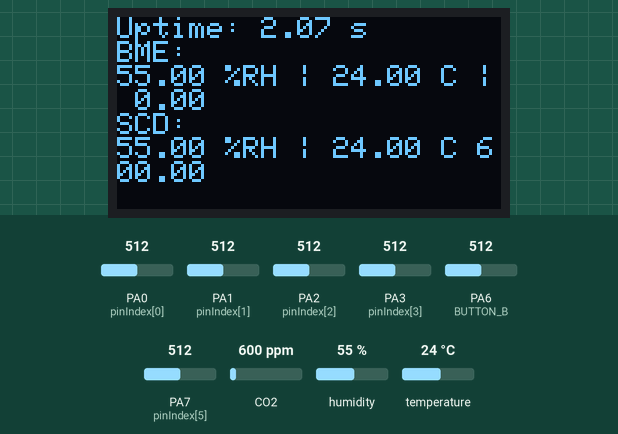
Recording of a sketch running on a simulated STM32 Blue Pill. Parts: 128×64 one-colour display. The inputs (shaded band) are chosen by the test bench; at power-on: CO2 600 ppm, humidity 55 %, temperature 24 °C, PA0 (pinIndex[0]) = 512, PA1 (pinIndex[1]) = 512, PA2 (pinIndex[2]) = 512, PA3 (pinIndex[3]) = 512, PA6 (BUTTON_B) = 512, PA7 (pinIndex[5]) = 512 (analog values on the 0–1023 scale). The display library's start-up logo is not drawn; what the sketch prints to the serial monitor is not drawn.

Above: at 2.6 s.
2.7 s: CO2 set to 452 ppm
At 3.6 s:
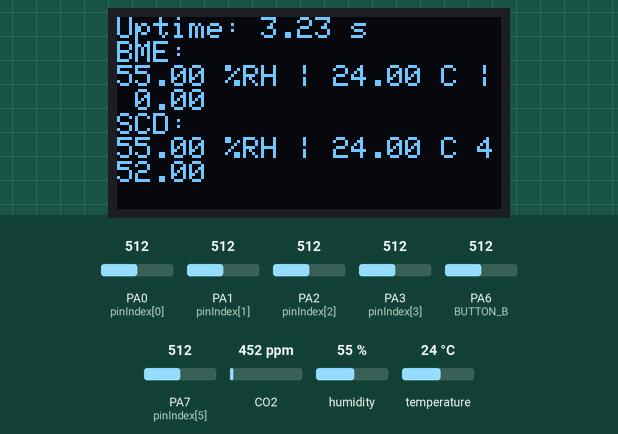
5.9 s: humidity set to 22 %
At 7.0 s:
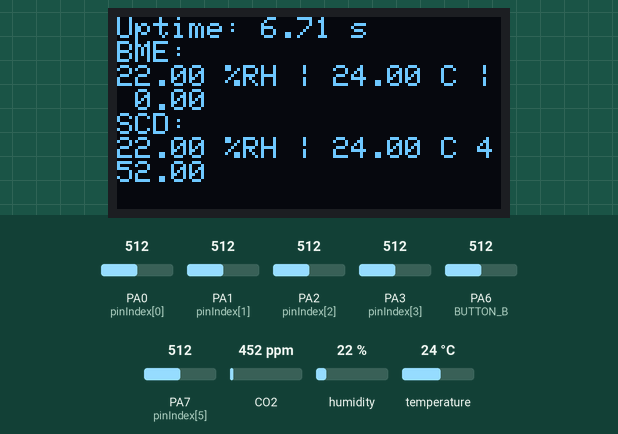
9.4 s: temperature set to 12 °C
At 11.1 s:
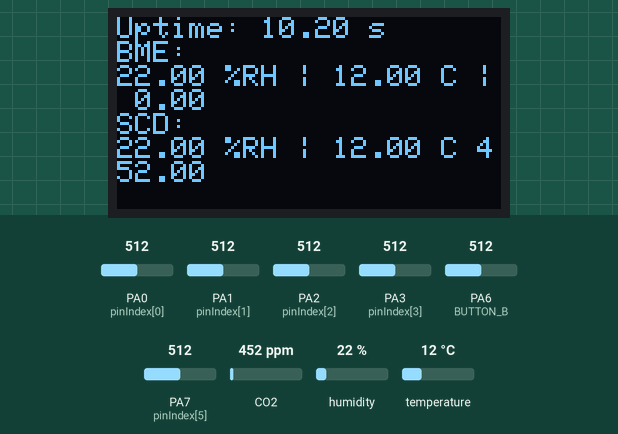
12.8 s: CO2 set to 1050 ppm
At 14.6 s:
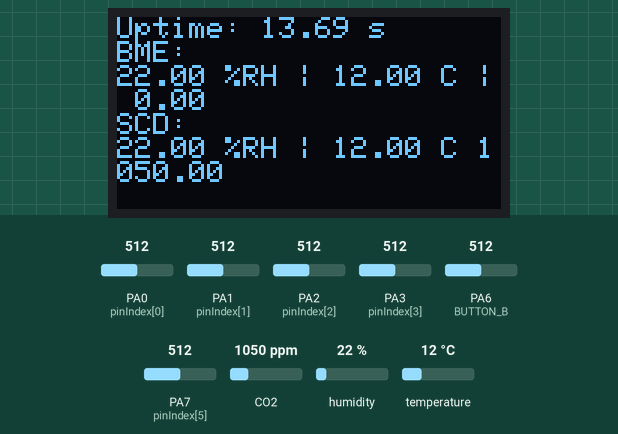
16.3 s: humidity set to 40 %
At 18.1 s:
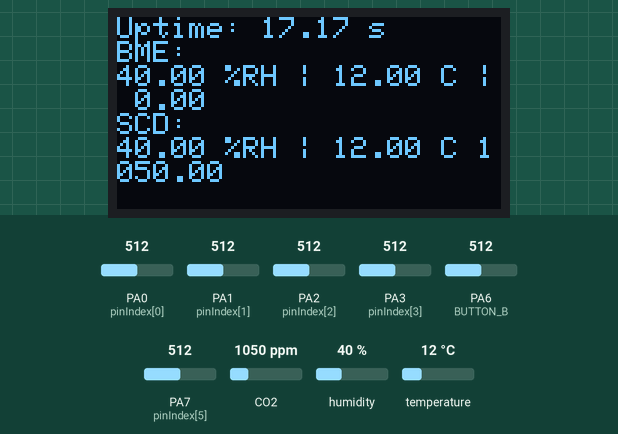
Timing chart, 0 to 19.6 s (numbered marks = the images above; inputs shaded):
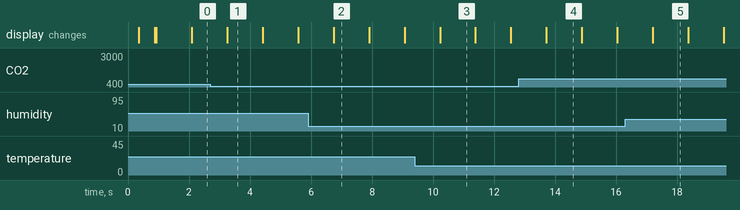

Measured:
- what the display in image 1 shows lasts 1.1 s, from 3.3 s to 4.4 s

The sketch:

arduinoBME688_Oled.ino
```cpp
/*
  Isaac Zakaria
  Gordon Guo
  1 November 2021
  Rev: 3 February 2022
  Board: Adafruit Feather Adalogger M0

  Monitor voltages from pins A0, A1, A2, A3, A6, A7 with moving-average filter
  Monitor BME688 RH, temperature, and VOC sensor resistance
  Monitor SCD30 RH, temperature, and NDIR CO2 concentration
  [Pins A4 (SDA), A5 (SCL) are skipped when reading voltages]
*/

/*
   LIBRARIES
*/

#include <Wire.h>
#include <SPI.h>

// Adafruit Bosch BME RH and T sensor (also senses P, but not used here)
#include <Adafruit_Sensor.h>
#include "Adafruit_BME680.h"

// Adafruit Sensirion SCD-30 NDIR CO2, RH, and T sensor
#include <Adafruit_SCD30.h>

// OLED
#include <Adafruit_GFX.h>
#include <Adafruit_SH110X.h>

/*
   USER-SPECIFIED PARAMETERS
*/

// Baud rate
#define baudRate 115200

// Delay time between e-nose measurements (ms)
#define delayTime 5

/*
   ADAFRUIT FEATHERWING 64x128 OLED SETUP
*/

// 64x128 OLED FeatherWing
Adafruit_SH1107 display = Adafruit_SH1107(64, 128, &Wire);

// OLED FeatherWing buttons map to different pins depending on board:
#if defined(ESP8266)
#define BUTTON_A 0
#define BUTTON_B 16
#define BUTTON_C 2
#elif defined(ESP32) && !defined(ARDUINO_ADAFRUIT_FEATHER_ESP32S2)
#define BUTTON_A 15
#define BUTTON_B 32
#define BUTTON_C 14
#elif defined(ARDUINO_STM32_FEATHER)
#define BUTTON_A PA15
#define BUTTON_B PC7
#define BUTTON_C PC5
#elif defined(TEENSYDUINO)
#define BUTTON_A 4
#define BUTTON_B 3
#define BUTTON_C 8
#elif defined(ARDUINO_NRF52832_FEATHER)
#define BUTTON_A 31
#define BUTTON_B 30
#define BUTTON_C 27
#else // 32u4, M0, M4, nrf52840, esp32-s2 and 328p
#define BUTTON_A 9
#define BUTTON_B 6
#define BUTTON_C 5
#endif

/*
   ADAFRUIT SENSOR SETUP
*/

#define BME_SCK 13
#define BME_MISO 12
#define BME_MOSI 11
#define BME_CS 10

// Initialize sensors over I2C
Adafruit_SCD30 scd30;
Adafruit_BME680 bme;


float bmeRh;
float bmeTemp;
float bmeVoc;
float scdRh;
float scdTemp;
float scdCO2;

bool bmeFlag;
bool scdFlag;

//unsigned long delayTime;

// Figaro sensor readout with moving-average filter

#define windowSize 100

#define denominator 10000

#define len 199

// Array to hold raw analog pin readout
int analogOut[len][8];
// Array to hold voltages
float vOut[8];
// Conversion factor from bits to mV
float conversion = 3300.0 / 4095.0;
// Loop index for moving-average filter
int i = 0;
// Array of analog pin indices
int pinIndex[6] = {0, 1, 2, 3, 6, 7};

unsigned long timeOfEst = 0;

int weights[len];

void setup()
{

  Serial.begin(baudRate);
  while (!Serial)
    ; // Wait for serial connection to begin taking readings

  // Initialize OLED
  display.begin(0x3C, true); // Address 0x3C default
  display.display();         // Show image buffer
  delay(250);

  // Clear the buffer.
  display.clearDisplay();
  display.display();

  display.setRotation(1);

  // Set button functions for debug purposes
  pinMode(BUTTON_A, INPUT_PULLUP);
  pinMode(BUTTON_B, INPUT_PULLUP);
  pinMode(BUTTON_C, INPUT_PULLUP);

  // Initial text display settings
  display.setTextSize(1);
  display.setTextColor(SH110X_WHITE);
  display.setCursor(0, 0);

  display.println("PROPERTY OF\n MABOUDIAN LAB >:D");
  display.display();
  delay(500);

  display.clearDisplay();
  display.display();
  display.println("Checking for sensors");
  display.display();

  bmeFlag = bme.begin();
  scdFlag = scd30.begin();

  // Check for BME680
  if (!bmeFlag)
  {
    Serial.println("No BME680 sensor found!");
    display.println("No BME680 found :(");
  }
  else
  {
    display.println("BME680 found! :)");
    // Set up oversampling and filter initialization
    bme.setTemperatureOversampling(BME680_OS_8X);
    bme.setHumidityOversampling(BME680_OS_2X);
    bme.setPressureOversampling(BME680_OS_4X);
    bme.setIIRFilterSize(BME680_FILTER_SIZE_3);
    bme.setGasHeater(320, 150); // 320*C for 150 ms
  }
  // Check for SCD-30
  if (!scdFlag)
  {
    Serial.println("No SCD-30 sensor found!");
    display.println("No SCD-30 found :(");
  }
  else
  {
    display.println("SCD-30 found! :)");
  }
  display.display();
  if (!bmeFlag || !scdFlag)
  {
    while (1)
      ;
  }

  analogReadResolution(12); // 12-bit ADC

  for (int i = 0; i < windowSize; i++)
  {
    weights[i] = i + 1;
    weights[len - 1 - i] = i + 1;
  }
}

void loop()
{
  //OLED buttons for debug purposes
  //  if(!digitalRead(BUTTON_A)) display.print("A");
  //  if(!digitalRead(BUTTON_B)) display.print("B");
  //  if(!digitalRead(BUTTON_C)) display.print("C");

  if (i == (len - 1))
  {
    Serial.println("x");
  }

  for (int j = 0; j < 6; j++)
  {
    analogOut[i][j] = analogRead(pinIndex[j]); // read new analog values and overwrite old value outside of windowSize
    vOut[j] += weights[i] * analogOut[i][j];   // update moving-average filter sum

    if (i == (len - 1))
    { // output sensor voltages after every windowSize readings

      vOut[j] = (vOut[j] / denominator) * conversion;
      Serial.print(pinIndex[j]);
      Serial.print("  ");
      Serial.println(vOut[j]);
      vOut[j] = 0;
    }
  }

  if (i == (len - 1))
  { // output RH and temperature after every windowSize readings

    scd30.read();

    bmeRh = bme.readHumidity();
    scdRh = scd30.relative_humidity;
    bmeTemp = bme.readTemperature();
    scdTemp = scd30.temperature;
    bmeVoc = bme.gas_resistance;
    scdCO2 = scd30.CO2;

    // print to serial
    Serial.print("HB ");
    Serial.println(bmeRh);

    Serial.print("TB ");
    Serial.println(bmeTemp);

    Serial.print("RB ");
    Serial.println(bmeVoc);

    Serial.print("HS ");
    Serial.println(scdRh);

    Serial.print("TS ");
    Serial.println(scdTemp);

    Serial.print("CS ");
    Serial.println(scdCO2);

    timeOfEst = millis();
    Serial.print("t  ");
    Serial.println(timeOfEst);

    // print to display
    display.clearDisplay();
    display.setCursor(0, 0);

    display.print("Uptime: ");
    display.print(timeOfEst / 1000.0);
    display.println(" s");

    display.println("BME: ");
    display.print(bmeRh);
    display.print(" %RH | ");
    display.print(bmeTemp);
    display.print(" C | ");
    display.println(bmeVoc);

    display.println("SCD: ");
    display.print(scdRh);
    display.print(" %RH | ");
    display.print(scdTemp);
    display.print(" C ");
    display.println(scdCO2);


    display.display();
  }

  if (i == (len - 1))
  {
    Serial.println("y");
  }

  i = (i + 1) % len;

  // delay [ms]
  delay(delayTime);
}
```
